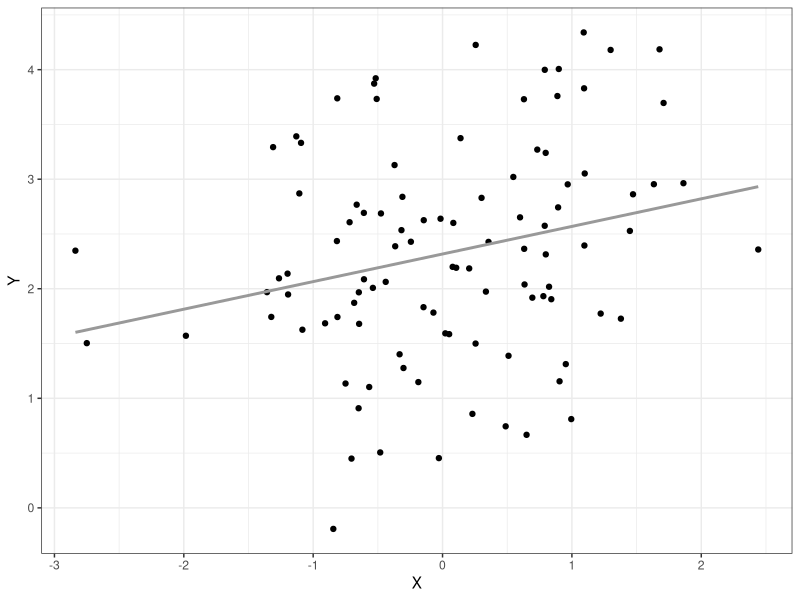
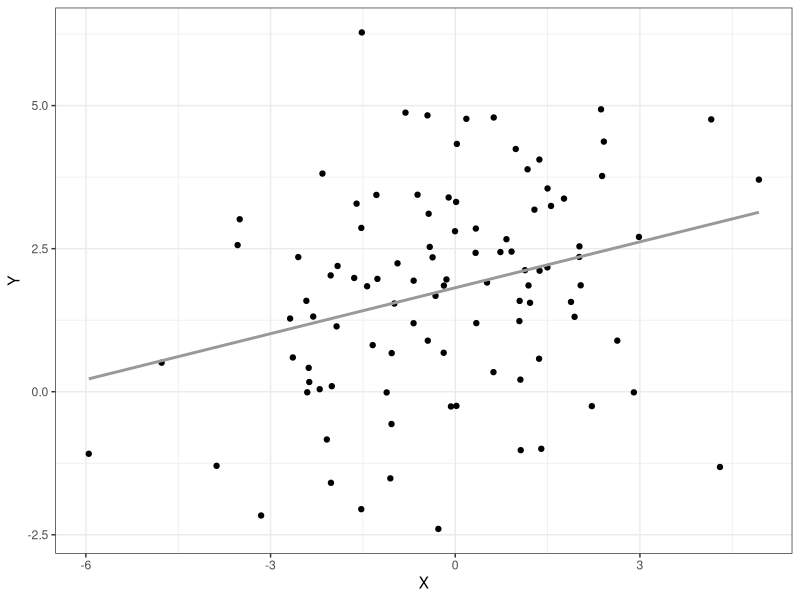
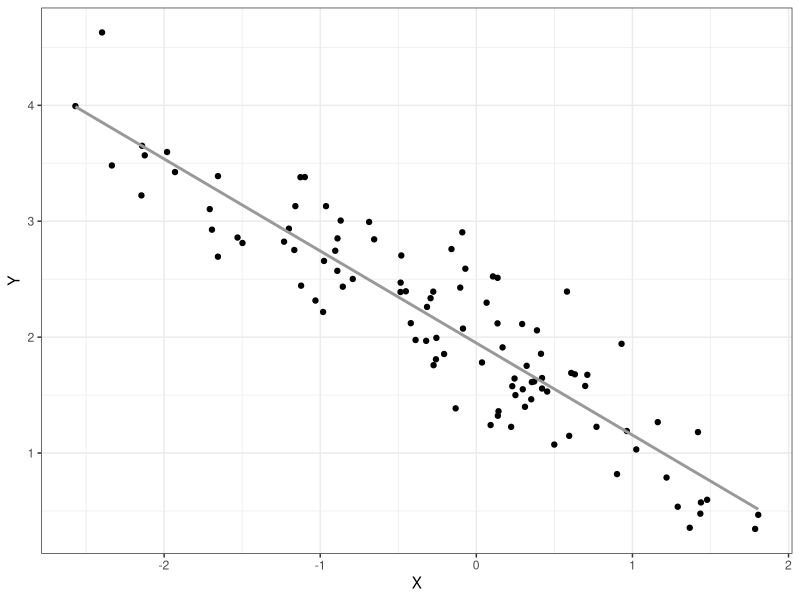
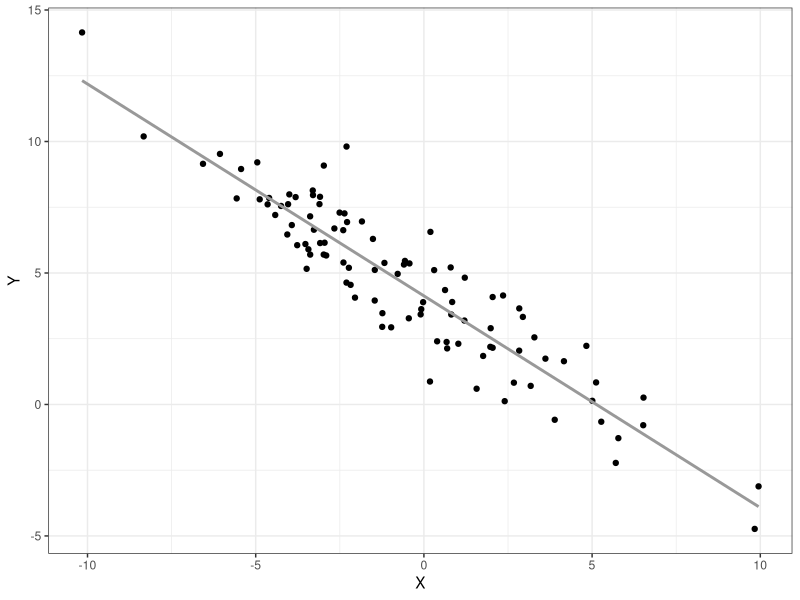

Write R code to recreate these figures, in order.
## ---- chunk 1
knitr::opts_chunk$set(echo=TRUE, eval=TRUE, message=FALSE, warning=FALSE, error=FALSE)
## ---- chunk 2
library(tidyverse)
theme_set(theme_bw())
## ---- chunk 3
#| code-fold: true
#| code-summary: "Код создания симуляции"

n <- 100
set.seed(616)
tibble(
  x1 = rnorm(n, sd = 1),
  y1 = 0.4 * x1 + rnorm(n, mean = 2, sd = 1 - 0.4^2),
  x2 = rnorm(n, sd = 2),
  y2 = 0.4 * x2 + rnorm(n, mean = 2, sd = 2 - 2 * 0.4^2),
  x3 = rnorm(n, sd = 1),
  y3 = -0.8 * x3 + rnorm(n, mean = 2, sd = 1 - 0.8^2),
  x4 = rnorm(n, sd = 4),
  y4 = -0.8 * x4 + rnorm(n, mean = 4, sd = 4 - 4 * 0.8^2)
) -> sim_cov


sim_cov %>% 
  ggplot(aes(x1, y1)) +
  geom_point() +
  geom_smooth(method = "lm", 
              se = FALSE,
              color = "gray60") +
  labs(x = "X", y = "Y") -> cov1

sim_cov %>% 
  ggplot(aes(x2, y2)) +
  geom_point() +
  geom_smooth(method = "lm", 
              se = FALSE,
              color = "gray60") +
  labs(x = "X", y = "Y") -> cov2

sim_cov %>% 
  ggplot(aes(x3, y3)) +
  geom_point() +
  geom_smooth(method = "lm", 
              se = FALSE,
              color = "gray60") +
  labs(x = "X", y = "Y") -> cov3

sim_cov %>% 
  ggplot(aes(x4, y4)) +
  geom_point() +
  geom_smooth(method = "lm",
              se = FALSE,
              color = "gray60") +
  labs(x = "X", y = "Y") -> cov4
## ---- chunk 4
#| code-fold: true
#| code-summary: "Код построения визуализации"
#| label: fig-cov-var
#| fig-cap: "Визуализация симуляций при разных параметрах распределений случайных величин $X$ и $Y$ ($n = 100$)"
#| fig-subcap:
#|   - "$X_1 \\thicksim \\norm(0, 1)$, $Y_1 \\thicksim \\norm(2, ???)$"
#|   - "$X_2 \\thicksim \\norm(0, 4)$, $Y_2 \\thicksim \\norm(2, ???)$"
#|   - "$X_3 \\thicksim \\norm(0, 1)$, $Y_3 \\thicksim \\norm(2, ???)$"
#|   - "$X_4 \\thicksim \\norm(0, 16)$, $Y_4 \\thicksim \\norm(4, ???)$"
#| layout-ncol: 2

print(cov1)
print(cov2)
print(cov3)
print(cov4)
## ---- chunk 5
#| code-fold: true
#| code-summary: "Код расчета ковариаций"
#| label: tbl-cov-var-values
#| tbl-cap: Значения ковариаций в симуляции

sim_cov %>% 
  summarise(
    `$$\\text{cov}(X_1, Y_1)$$` = cov(x1, y1),
    `$$\\text{cov}(X_2, Y_2)$$` = cov(x2, y2),
    `$$\\text{cov}(X_3, Y_3)$$` = cov(x3, y3),
    `$$\\text{cov}(X_4, Y_4)$$` = cov(x4, y4)
  ) %>% 
  knitr::kable(format = "html",
               digits = 2,
               align = "c")
## ---- chunk 6
#| code-fold: true
#| code-summary: "Код расчета вариаций"
#| label: tbl-cov-var-vars
#| tbl-cap: Значения вариаций и ковариаций в симуляции

sim_cov %>% 
  summarise(
    # `$$\\overline X$$__$$a$$` = mean(x1),
    # `$$\\overline Y$$__$$a$$` = mean(y1),
    # `$$\\overline X$$__$$b$$` = mean(x2),
    # `$$\\overline Y$$__$$b$$` = mean(y2),
    # `$$\\overline X$$__$$c$$` = mean(x3),
    # `$$\\overline Y$$__$$c$$` = mean(y3),
    # `$$\\overline X$$__$$d$$` = mean(x4),
    # `$$\\overline Y$$__$$d$$` = mean(y4),
    `$$\\text{var} \\,X$$__a` = var(x1),
    `$$\\text{var} \\,Y$$__a` = var(y1),
    `$$\\text{var} \\,X$$__b` = var(x2),
    `$$\\text{var} \\,Y$$__b` = var(y2),
    `$$\\text{var} \\,X$$__c` = var(x3),
    `$$\\text{var} \\,Y$$__c` = var(y3),
    `$$\\text{var} \\,X$$__d` = var(x4),
    `$$\\text{var} \\,Y$$__d` = var(y4),
    `$$\\text{cov} (X,Y)$$__a` = cov(x1, y1),
    `$$\\text{cov} (X,Y)$$__b` = cov(x2, y2),
    `$$\\text{cov} (X,Y)$$__c` = cov(x3, y3),
    `$$\\text{cov} (X,Y)$$__d` = cov(x4, y4)
  ) %>% 
  pivot_longer(cols = everything()) %>% 
  separate(name, into = c("stat", "Визуализация"), sep = "__") %>% 
  pivot_wider(names_from = stat, values_from = value) %>% 
  knitr::kable(format = "html",
               digits = 2,
               align = "c")
## ---- chunk 7
sessionInfo()
